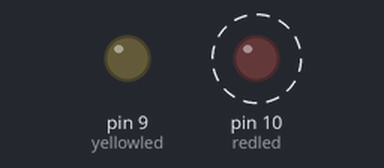
The sketch below on a simulated Arduino Uno, built with avr-gcc and run on an emulated ATmega328P. On the bench: output pins drawn as LEDs (lit = HIGH). Dashed ring = blinking. What the sketch prints to the serial monitor is not drawn.

Above: at 0.15 s.
Timing chart, 0 to 3.0 s (numbered marks = the images above):
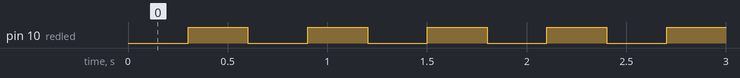

Measured:
- by itself, pin 10 (redled): alternates HIGH for 0.30 s and LOW for 0.30 s
- by itself, everything shown: repeats every 1.2 s, in 4 steps

The sketch:

time_millis_micros.ino
```cpp
#define redled 10
#define yellowled 9
unsigned long redledtime=millis();
unsigned long yellowledtime=millis();
int redledstate=LOW;
void setup() {
  pinMode(redled,OUTPUT);
  pinMode(yellowled,OUTPUT);
  Serial.begin(115200);


  // put your setup code here, to run once:

}


void loop() {

 unsigned long timeend=millis();
 Serial.println(timeend-redledtime);
  if ((timeend-redledtime)>300){
    if (redledstate==LOW){
      redledstate=HIGH;

    }
    else{
      redledstate=LOW;
    }
    digitalWrite(redled,redledstate);
    redledtime+=300;


  }


  // put your main code here, to run repeatedly:

}
```
